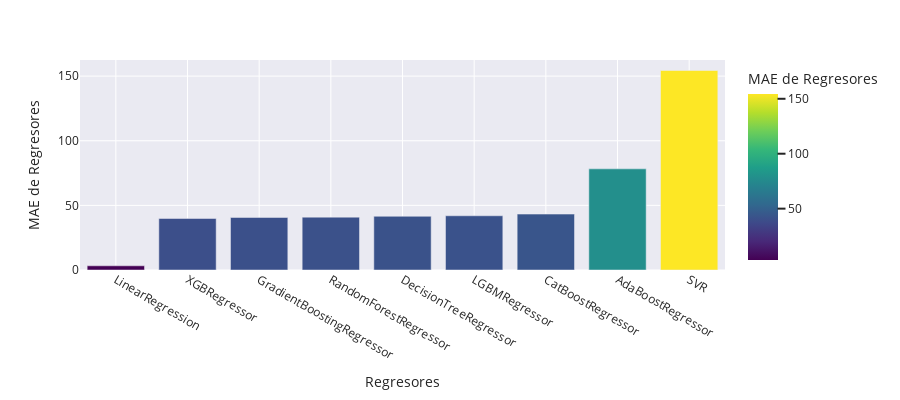

Source (notebook cell):
### Code cell
fig = px.bar(df_regs_autoreg.sort_values(by='Metricas', ascending=True), x='Regresores', y='Metricas', color='Metricas',
             labels={'Metricas':'MAE de Regresores'}, height=400, color_continuous_scale='Viridis')
fig.show()

### Figure 1 — Plotly figure (JSON) as saved in the notebook; plotly's stock layout.template omitted (floating-point values rounded to 4 significant figures)
{"data": [{"alignmentgroup": "True", "hovertemplate": "Regresores=%{x}<br>MAE de Regresores=%{marker.color}<extra></extra>", "legendgroup": "", "marker": {"color": [3.247, 39.85, 40.63, 40.89, 41.56, 41.95, 43.26, 78.26, 154.3], "coloraxis": "coloraxis", "pattern": {"shape": ""}}, "name": "", "offsetgroup": "", "orientation": "v", "showlegend": false, "textposition": "auto", "type": "bar", "x": ["LinearRegression", "XGBRegressor", "GradientBoostingRegressor", "RandomForestRegressor", "DecisionTreeRegressor", "LGBMRegressor", "CatBoostRegressor", "AdaBoostRegressor", "SVR"], "xaxis": "x", "y": [3.247, 39.85, 40.63, 40.89, 41.56, 41.95, 43.26, 78.26, 154.3], "yaxis": "y"}], "layout": {"barmode": "relative", "coloraxis": {"colorbar": {"title": {"text": "MAE de Regresores"}}, "colorscale": [[0, "#440154"], [0.1111, "#482878"], [0.2222, "#3e4989"], [0.3333, "#31688e"], [0.4444, "#26828e"], [0.5556, "#1f9e89"], [0.6667, "#35b779"], [0.7778, "#6ece58"], [0.8889, "#b5de2b"], [1, "#fde725"]]}, "height": 400, "legend": {"tracegroupgap": 0}, "margin": {"t": 60}, "xaxis": {"anchor": "y", "domain": [0, 1], "title": {"text": "Regresores"}}, "yaxis": {"anchor": "x", "domain": [0, 1], "title": {"text": "MAE de Regresores"}}}}
